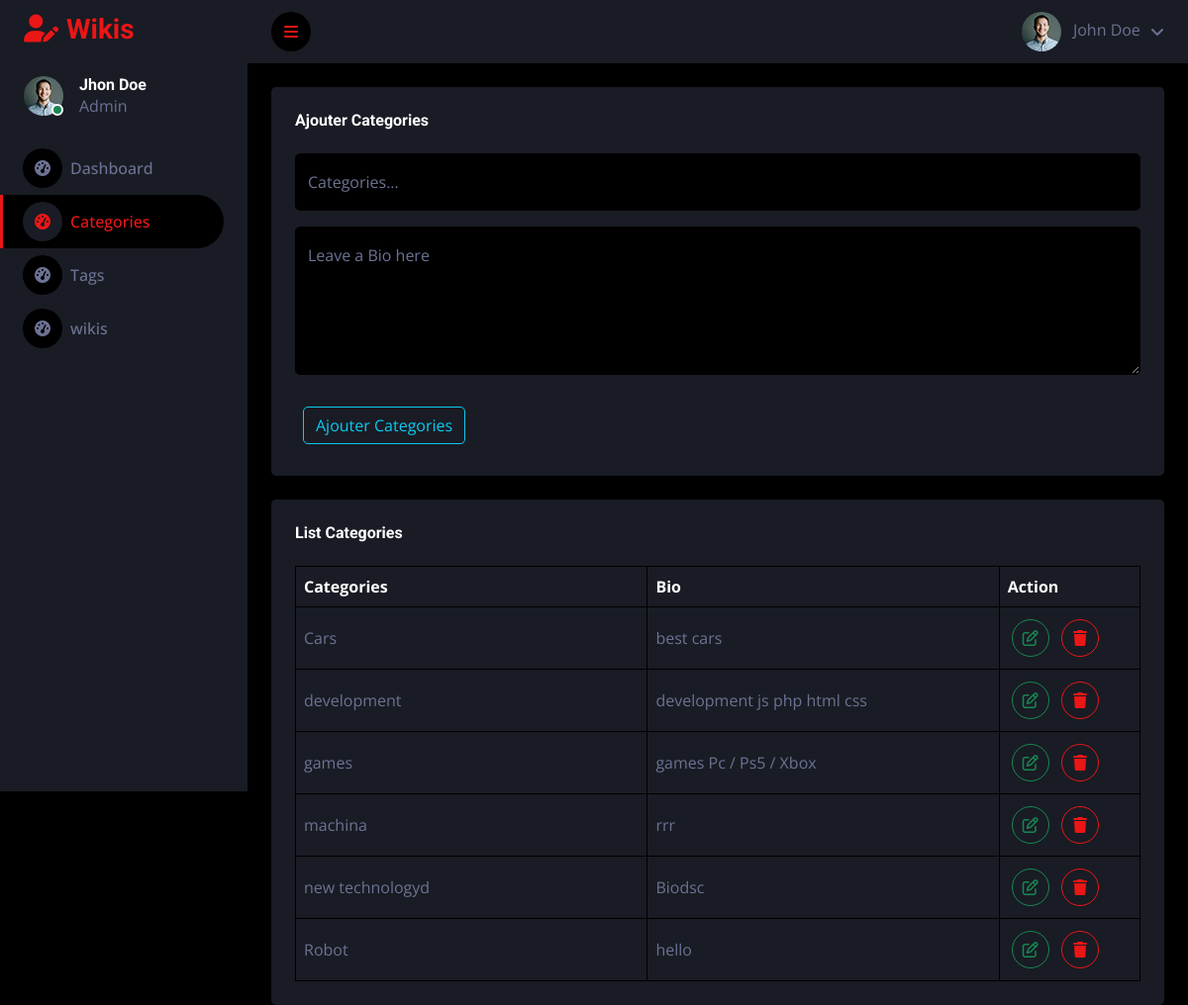
The page /index.php?action=Page_Categories (signed in) on the database its author committed.
### tables this page shows
CREATE TABLE `categories` (
  `name` varchar(255) NOT NULL,
  `Bio` varchar(255) NOT NULL,
  `created_at` timestamp NOT NULL DEFAULT current_timestamp()
);

### Controller/Dashboard_admin/Controller_Categories.php (called while the page is built, shortened)
<?php
include_once "Model\Dashboard_Admin\DAO_Dashboard\DAO_Categories.php";
class controller_Categories {
    function controller_select_Categories()  {
        $model_Categories = new model_Categories() ;
        $AllCategories =   $model_Categories->getAllCategories() ;
        include_once "View\Vew_Admin\Categories\Categories.php" ;
    }
}

### Model/conn.php (called while the page is built, shortened)
<?php
class Database {
    private $host = "localhost";
    private $db_name = "wiki";
    private $username = "root";
    private $password = "";
    public function getConnection(){
        $this->conn = null;
        try {
            $this->conn = new PDO("mysql:host=" . $this->host . ";dbname=" . $this->db_name, $this->username, $this->password);
            $this->conn->setAttribute(PDO::ATTR_ERRMODE, PDO::ERRMODE_EXCEPTION);
            $this->conn->setAttribute(PDO::ATTR_DEFAULT_FETCH_MODE, PDO::FETCH_ASSOC);
        } catch(PDOException $exception){
            echo "Connection error: " . $exception->getMessage();
        }
        return $this->conn;
    }
}
?>

### Model/Dashboard_Admin/DAO_Dashboard/DAO_Categories.php (called while the page is built, shortened)
<?php
include "Model\Dashboard_Admin\Class_Dashboard\Class_Categories.php";
class model_Categories extends Database {
    public function getAllCategories(){
        $consulta = $this->getConnection()->prepare("SELECT * FROM  categories" );
        $consulta->execute();
        $result = $consulta->fetchAll();
        $Categories = array();
        foreach ($result as $B) {
            $Categories[] = new Categories($B["name"],$B["Bio"],$B["created_at"]);
        }
        return $Categories;
    }
}

### Model/Dashboard_Admin/Class_Dashboard/Class_Categories.php (called while the page is built, shortened)
<?php
class Categories {
    private $name;
    private $Bio;
    public function __construct($name , $Bio ,$created_at) {
        $this->name = $name;
        $this->Bio = $Bio;
    }
    public function getName()  {
        return $this->name;
    }
    public function getBio()  {
        return $this->Bio;
    }
}

### View/Vew_Admin/Categories/Categories.php (the view, shortened to what this page needs)
<?php
if (isset( $_SESSION["Admin"])) { ?>
            <div class="container-fluid pt-4 px-4">
                <form action="index.php?action=CreateCategories" method="post">
                <div class="bg-secondary rounded h-100 p-4">
                    <h6 class="mb-4">Ajouter Categories</h6>
                    <div class="form-floating mb-3">
                        <input type="text" class="form-control" id="floatingInput" name="name" value="<?=  (isset($_GET["name"])) ? $_GET["name"] : "" ; ?>"
                            placeholder="Categories...">
                        <label for="floatingInput">Categories...</label>
                    </div>
                    <div class="form-floating">
                        <textarea class="form-control" placeholder="Leave a Bio here" name="Bio"
                            id="floatingTextarea" style="height: 150px;"><?=  (isset($_GET["Bio"])) ? $_GET["Bio"] : "" ; ?></textarea>
                        <label for="floatingTextarea">Leave a Bio here</label>
                    </div>
                    <div class="orm-floating mt-4">
                        <button type="submit" class="btn btn-outline-info m-2">Ajouter Categories</button>
                    </div>
                </div>
                </form>
            </div>
            <div class="container-fluid pt-4 px-4">
                <div class="bg-secondary text-center rounded p-4">
                    <div class="d-flex align-items-center justify-content-between mb-4">
                        <h6 class="mb-0">List Categories</h6>
                    </div>
                    <div class="table-responsive">
                        <table class="table text-start align-middle table-bordered table-hover mb-0">
                            <thead>
                                <tr class="text-white">
                                    <th scope="col" class=" col-lg-5 ">Categories</th>
                                    <th scope="col" class=" col-lg-5 ">Bio</th>
                                    <th scope="col" class=" col-lg-2 ">Action</th>
                                </tr>
                            </thead>
                            <tbody>
                                <?php foreach ($AllCategories as $value) {     ?>
                                <tr>
                                    <td><?= $value->getName() ?></td>
                                    <td><?= $value->getBio() ?></td>
                                    <td><a class="btn btn-square btn-outline-success m-1" href="index.php?action=UpdateCategorie&name=<?= $value->getName()  ?>"><i class="fa-regular fa-pen-to-square"></i></a>
                                        <a class="btn btn-square btn-outline-primary m-1 modal-trigger" data-bs-toggle="modal" data-bs-name="<?= $value->getName()  ?>"  data-bs-id="<?= $value->getName() ?>" href=""><i class="fa-solid fa-trash"></i></a>
                                        </td>
                                </tr>
                                <?php } ?>
                            </tbody>
                        </table>
                    </div>
                </div>
            </div>
    <?php $contant =  ob_get_clean();
    include_once "View\layout_Admin.php" ;
}else {
    header("Location: index.php?action=form_login");
}

### public/css/style.css (style rules this page uses)
:root { --primary: #EB1616; --secondary: #191C24; --light: #6C7293; --dark: #000000; }
.btn { transition: .5s; }
.btn-square { width: 38px; height: 38px; }
.btn-square, .btn-sm-square, .btn-lg-square { padding: 0; display: inline-flex; align-items: center; justify-content: center; font-weight: normal; border-radius: 50px; }

### rows shown on the page
categories: name "Cars", Bio "best cars"
categories: name "development", Bio "development js php html css"
categories: name "games", Bio "games Pc / Ps5 / Xbox"
categories: name "machina", Bio "rrr"
categories: name "new technologyd", Bio "Biodsc"
categories: name "Robot", Bio "hello"
